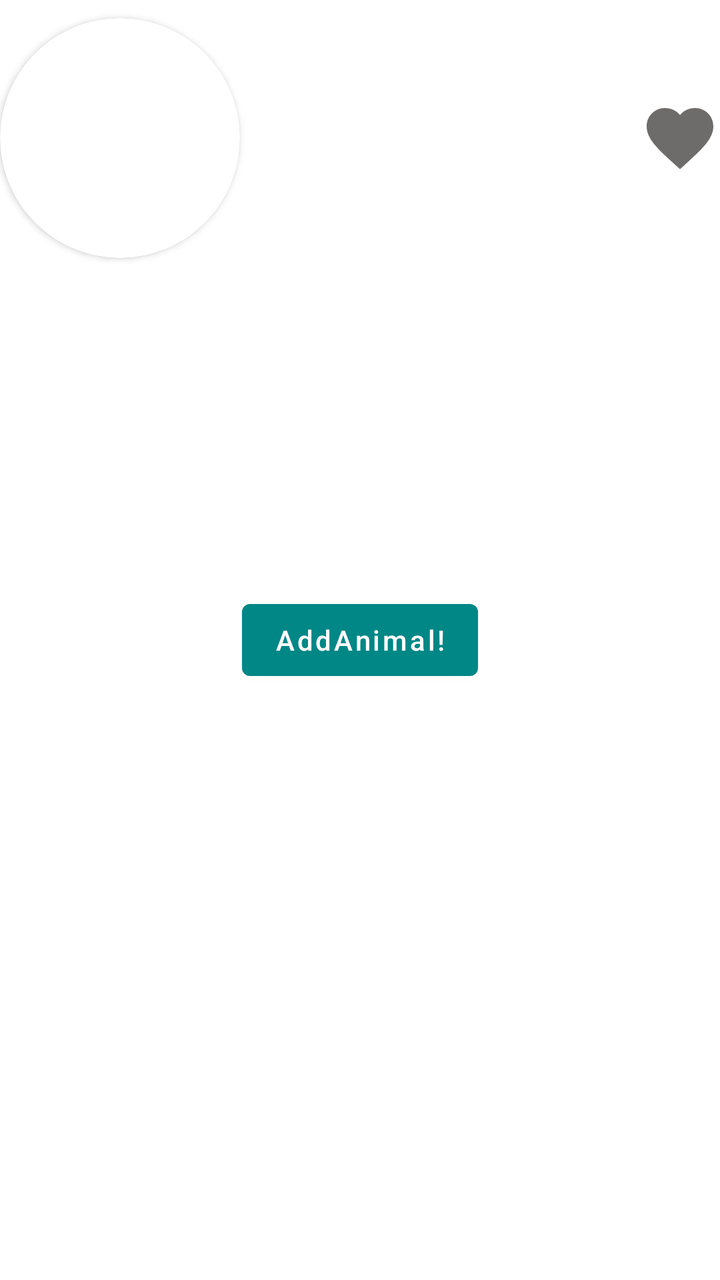
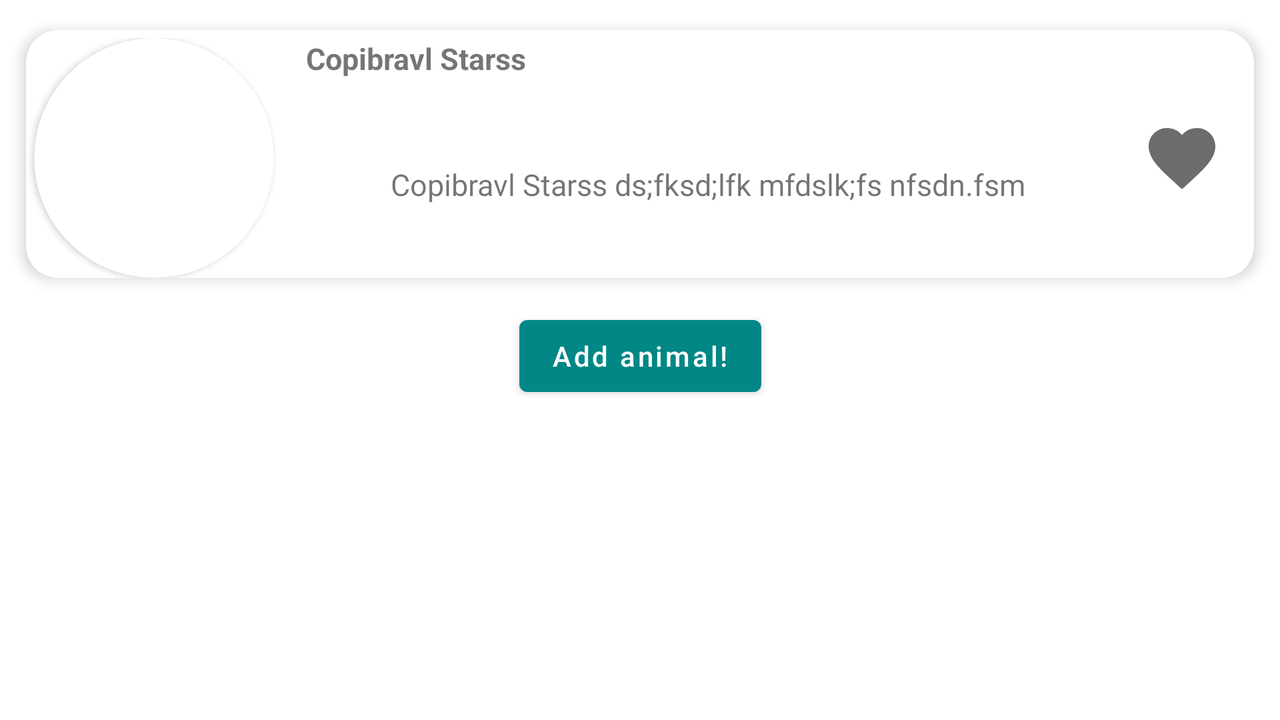

An Android layout and its configuration variant, each rendered on a device that would load it. The default file and the variant file are quoted in full after the pictures.
<!-- AndroidManifest.xml: application theme Theme.MyApplication_FinalNavigatio -->
<!-- res/layout/fragment_animal_preview.xml -->
<?xml version="1.0" encoding="utf-8"?>
<FrameLayout android:layout_width="match_parent"
    android:layout_height="match_parent"
    xmlns:android="http://schemas.android.com/apk/res/android">


<androidx.constraintlayout.widget.ConstraintLayout
    xmlns:app="http://schemas.android.com/apk/res-auto"
    xmlns:tools="http://schemas.android.com/tools"
    android:layout_width="match_parent"
    android:layout_height="wrap_content"
    android:layout_marginTop="4dp"
    android:orientation="horizontal">


    <androidx.cardview.widget.CardView
        android:layout_width="wrap_content"
        android:layout_height="wrap_content"
        android:shape="ring"
        app:cardCornerRadius="200dp"
        app:layout_constraintBottom_toBottomOf="parent"
        app:layout_constraintStart_toStartOf="parent"
        app:layout_constraintTop_toTopOf="parent"
        tools:ignore="MissingConstraints">


        <com.google.android.material.imageview.ShapeableImageView
            android:id="@+id/imageViewPreview"
            android:layout_width="120dp"
            android:layout_height="120dp" />


    </androidx.cardview.widget.CardView>


    <TextView
        android:id="@+id/textView_namePreview"
        android:layout_width="wrap_content"
        android:layout_height="wrap_content"
        android:layout_marginTop="4dp"
        android:textAllCaps="false"
        android:textSize="20dp"
        app:layout_constraintEnd_toStartOf="@+id/guideline2"
        app:layout_constraintStart_toStartOf="@+id/guideline"
        app:layout_constraintTop_toTopOf="parent" />


    <TextView
        android:id="@+id/textView_DescriptionPreview"
        android:layout_width="0dp"
        android:layout_height="wrap_content"
        android:textAllCaps="false"
        android:textSize="15dp"
        app:layout_constraintBottom_toBottomOf="parent"
        app:layout_constraintEnd_toStartOf="@+id/guideline2"
        app:layout_constraintHorizontal_bias="0.498"
        app:layout_constraintStart_toStartOf="@+id/guideline"
        app:layout_constraintTop_toBottomOf="@+id/textView_namePreview"
        app:layout_constraintVertical_bias="0.536" />


    <ImageView
        android:id="@+id/imageView3"
        android:layout_width="40dp"
        android:layout_height="130dp"
        android:layout_gravity="end|center"
        android:src="@drawable/greey_like"
        app:layout_constraintBottom_toBottomOf="parent"
        app:layout_constraintEnd_toEndOf="parent"
        app:layout_constraintTop_toTopOf="parent" />



    <androidx.constraintlayout.widget.Guideline
        android:id="@+id/guideline"
        android:layout_width="wrap_content"
        android:layout_height="wrap_content"
        android:orientation="vertical"
        app:layout_constraintGuide_begin="121dp" />

    <androidx.constraintlayout.widget.Guideline
        android:id="@+id/guideline2"
        android:layout_width="wrap_content"
        android:layout_height="wrap_content"
        android:orientation="vertical"
        app:layout_constraintGuide_begin="371dp" />


</androidx.constraintlayout.widget.ConstraintLayout>

    <Button
        android:id="@+id/button_add_animal_into_preview"
        android:layout_width="wrap_content"
        android:layout_height="wrap_content"
        android:textAllCaps="false"
        android:text="AddAnimal!"
        android:layout_gravity="center"/>

</FrameLayout>
<!-- resources referenced by this layout -->
<resources>
  <!-- drawable greey_like (drawable) -->
  <vector android:height="24dp" android:tint="#6E6B6B"
      android:viewportHeight="24" android:viewportWidth="24"
      android:width="24dp" xmlns:android="http://schemas.android.com/apk/res/android">
      <path android:fillColor="@android:color/white" android:pathData="M12,21.35l-1.45,-1.32C5.4,15.36 2,12.28 2,8.5 2,5.42 4.42,3 7.5,3c1.74,0 3.41,0.81 4.5,2.09C13.09,3.81 14.76,3 16.5,3 19.58,3 22,5.42 22,8.5c0,3.78 -3.4,6.86 -8.55,11.54L12,21.35z"/>
  </vector>
  <style name="Theme.MyApplication_FinalNavigatio" parent="Theme.MaterialComponents.DayNight.DarkActionBar">
          
          <item name="colorPrimary">@color/teal_700</item>
          <item name="colorPrimaryVariant">@color/teal_200</item>
          <item name="colorOnPrimary">@color/white</item>
          
          <item name="colorSecondary">@color/teal_200</item>
          <item name="colorSecondaryVariant">@color/teal_700</item>
          <item name="colorOnSecondary">@color/black</item>
          
          <item name="android:statusBarColor">?attr/colorPrimaryVariant</item>
          
      </style>
</resources>
<!-- res/layout-land/fragment_animal_preview.xml (the repository's variant of the layout above) -->
<!-- drawn on the phone turned sideways -->
<?xml version="1.0" encoding="utf-8"?>
<androidx.constraintlayout.widget.ConstraintLayout xmlns:android="http://schemas.android.com/apk/res/android"
    xmlns:app="http://schemas.android.com/apk/res-auto"
    xmlns:tools="http://schemas.android.com/tools"
    android:layout_width="match_parent"
    android:layout_height="match_parent">

    <com.google.android.material.card.MaterialCardView

        android:id="@+id/materialCardView"
        android:layout_width="match_parent"
        android:layout_height="wrap_content"
        android:layout_margin="4dp"
        app:cardCornerRadius="16dp"
        app:cardElevation="4dp"
        app:cardUseCompatPadding="true"
        app:layout_constraintEnd_toEndOf="parent"
        app:layout_constraintStart_toStartOf="parent"
        app:layout_constraintTop_toTopOf="parent"
        tools:ignore="MissingConstraints">


        <androidx.constraintlayout.widget.ConstraintLayout
            android:layout_width="match_parent"
            android:layout_height="wrap_content"
            android:layout_marginTop="4dp"
            android:orientation="horizontal">


            <androidx.cardview.widget.CardView
                android:id="@+id/cardView2"
                android:layout_width="wrap_content"
                android:layout_height="wrap_content"
                android:layout_marginStart="4dp"
                android:shape="ring"
                app:cardCornerRadius="200dp"
                app:layout_constraintBottom_toBottomOf="parent"
                app:layout_constraintStart_toStartOf="parent"
                app:layout_constraintTop_toTopOf="parent"
                tools:ignore="MissingConstraints">


                <com.google.android.material.imageview.ShapeableImageView
                    android:id="@+id/ivPreviewAvatar"
                    android:layout_width="120dp"
                    android:layout_height="120dp" />


            </androidx.cardview.widget.CardView>


            <TextView
                android:id="@+id/tvNamePreview"
                android:layout_width="0dp"
                android:layout_height="wrap_content"
                android:paddingHorizontal="16dp"
                android:textAllCaps="false"
                android:textSize="15sp"
                android:textStyle="bold"
                app:layout_constraintStart_toEndOf="@+id/cardView2"
                app:layout_constraintTop_toTopOf="parent"
                tools:text="Copibravl Starss" />


            <TextView
                android:id="@+id/tvDescriptionPreview"
                android:layout_width="0dp"
                android:layout_height="wrap_content"
                android:ellipsize="end"
                android:gravity="center"
                android:maxLines="3"
                android:paddingHorizontal="16dp"
                android:textAllCaps="false"
                android:textSize="15sp"
                app:layout_constraintBottom_toBottomOf="parent"
                app:layout_constraintEnd_toStartOf="@+id/ivPreviewLike"
                app:layout_constraintStart_toEndOf="@+id/cardView2"
                app:layout_constraintTop_toBottomOf="@+id/tvNamePreview"
                app:layout_constraintVertical_bias="0.536"
                tools:text="Copibravl Starss ds;fksd;lfk mfdslk;fs nfsdn.fsm" />


            <ImageView
                android:id="@+id/ivPreviewLike"
                android:layout_width="40dp"
                android:layout_height="40dp"
                android:layout_gravity="end|center"
                android:layout_marginEnd="16dp"
                android:src="@drawable/greey_like"
                app:layout_constraintBottom_toBottomOf="parent"
                app:layout_constraintEnd_toEndOf="parent"
                app:layout_constraintTop_toTopOf="parent" />


        </androidx.constraintlayout.widget.ConstraintLayout>

    </com.google.android.material.card.MaterialCardView>

    <Button
        android:id="@+id/butPreview"
        android:layout_width="wrap_content"
        android:layout_height="wrap_content"
        android:layout_gravity="center"
        android:text="@string/add_animal"
        android:textAllCaps="false"
        android:layout_marginTop="4dp"
        app:layout_constraintEnd_toEndOf="parent"
        app:layout_constraintStart_toStartOf="parent"
        app:layout_constraintTop_toBottomOf="@+id/materialCardView" />


</androidx.constraintlayout.widget.ConstraintLayout>
<!-- resources referenced by the variant -->
<!-- as the phone turned sideways resolves them -->
<resources>
  <!-- drawable greey_like (drawable) -->
  <vector android:height="24dp" android:tint="#6E6B6B"
      android:viewportHeight="24" android:viewportWidth="24"
      android:width="24dp" xmlns:android="http://schemas.android.com/apk/res/android">
      <path android:fillColor="@android:color/white" android:pathData="M12,21.35l-1.45,-1.32C5.4,15.36 2,12.28 2,8.5 2,5.42 4.42,3 7.5,3c1.74,0 3.41,0.81 4.5,2.09C13.09,3.81 14.76,3 16.5,3 19.58,3 22,5.42 22,8.5c0,3.78 -3.4,6.86 -8.55,11.54L12,21.35z"/>
  </vector>
  <string name="add_animal" translatable="false">Add animal!</string>
  <style name="Theme.MyApplication_FinalNavigatio" parent="Theme.MaterialComponents.DayNight.DarkActionBar">
          
          <item name="colorPrimary">@color/teal_700</item>
          <item name="colorPrimaryVariant">@color/teal_200</item>
          <item name="colorOnPrimary">@color/white</item>
          
          <item name="colorSecondary">@color/teal_200</item>
          <item name="colorSecondaryVariant">@color/teal_700</item>
          <item name="colorOnSecondary">@color/black</item>
          
          <item name="android:statusBarColor">?attr/colorPrimaryVariant</item>
          
      </style>
</resources>
